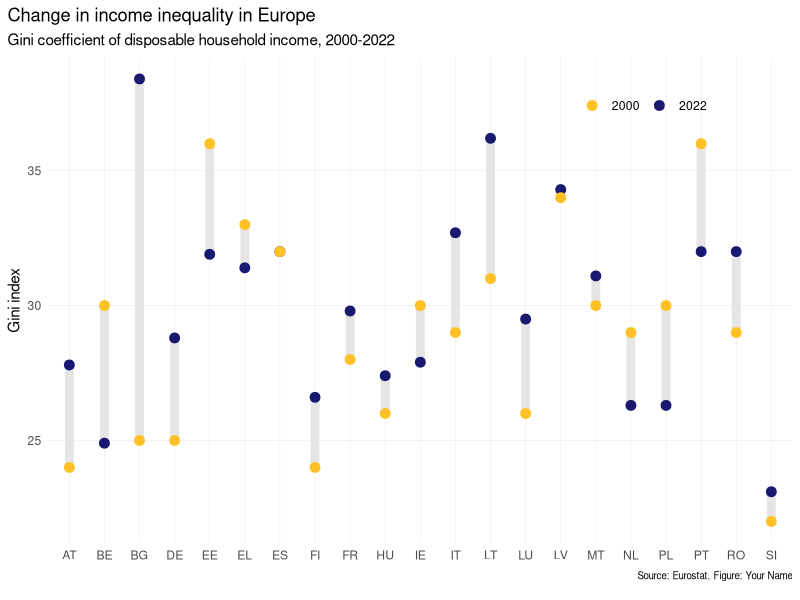
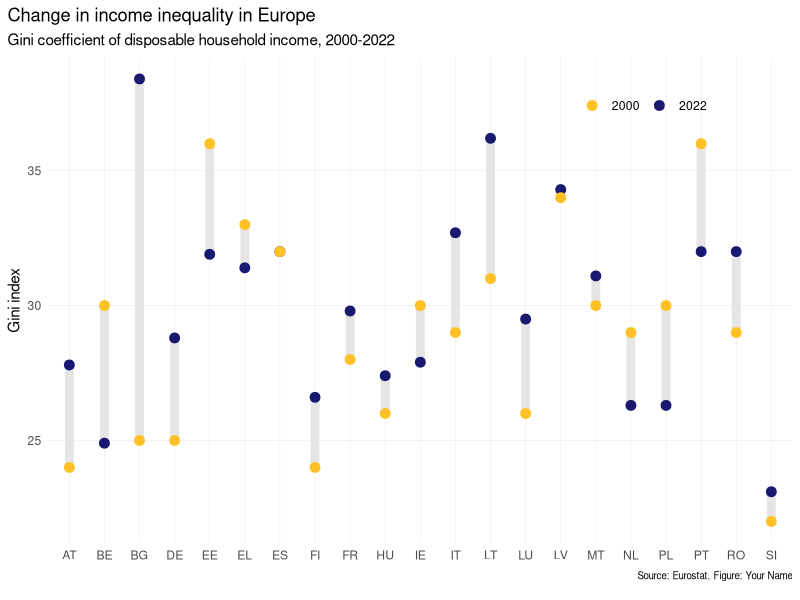

Recreate these plots in R, in order.
library(tidyverse)

# Load data
raw <- read_csv("incomeineq.csv")

# Show all available countries, but we don't want country groups (EA18, EU15, etc.) 
unique(raw$geo)
filtered <- raw |> filter(str_length(geo) < 3, time %in% c(2000,2022))

# Not all countries have both years available -> filter those with both values!
filtered |> count(geo)
plotdata <- filtered |> filter(n() > 1, .by = geo)

plotdata |> 
  ggplot(aes(x = geo, y = values)) +
  geom_line(aes(group = geo), linewidth = 3, color = "gray90") +
  geom_point(aes(color = factor(time)), size = 3) +
  scale_color_manual(name = NULL, values = c("goldenrod1","midnightblue"),
                     guide = guide_legend(direction = "horizontal")) + 
  labs(x = NULL, y = "Gini index", title = "Change in income inequality in Europe",
       subtitle = "Gini coefficient of disposable household income, 2000-2022",
       caption = "Source: Eurostat. Figure: Your Name") +
  theme_minimal() +
  theme(legend.position = c(0.8,0.9),
        plot.title.position = "plot",
        plot.caption = element_text(size = 7, margin = margin(t = 1, unit = "lines")),
        panel.grid.minor = element_blank(),
        panel.grid.major = element_line(linewidth = 0.2))

ggsave("incomeineq.png", width = 8, height = 5, dpi = 320, bg = "white")
